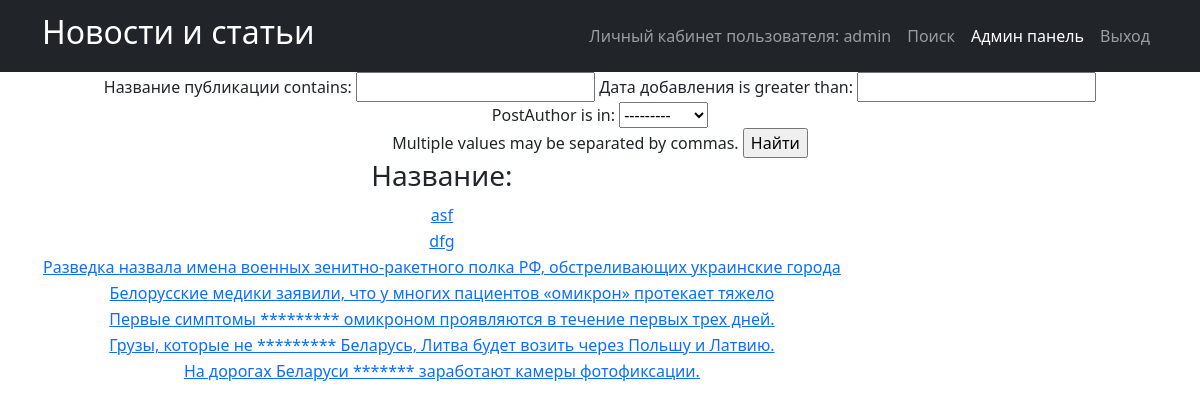
Screenshot of /news/search/ (signed in) with the database file from the repository.
### news_portal/models.py (models this page shows, shortened)
class Post(models.Model):
    PostAuthor = models.ForeignKey(Author, on_delete=models.CASCADE)
    NEWS = 'NW'
    ARTICLE = 'AR'
    CATEGORIES = [
        ('NW', 'Новость'),
        ('AR', 'Статья')
    ]
    categoryType = models.CharField(max_length=2, choices=CATEGORIES)
    pubData = models.DateTimeField('дата добавления', auto_now_add=True)
    postCategory = models.ManyToManyField(Category, through='postCategory')
    postTitle = models.CharField('название публикации', max_length=255)
    postText = models.TextField('текст публикации')
    postRating = models.SmallIntegerField('рейтинг публикации', default=0)

### news_portal/views.py (the view)
# urls.py: path('search/', Postsearch.as_view()),
class Postsearch(ListView):
    model = Post
    template_name = 'search.html'
    context_object_name = 'news'
    queryset = Post.objects.order_by('-id')
    paginate_by = 1
    def get_context_data(self, **kwargs):
        context = super().get_context_data(**kwargs)
        context['filter'] = News_filter(self.request.GET, queryset=self.get_queryset())
        return context

### news_portal/models.py (called while the page is built)
    def __str__(self):
        return f'{self.authorUser.username}'

### news_portal/templatetags/censor.py (called while the page is built)
@register.filter(name='censor')
def censor(value):
    text = value.split()
    for word in text:
        if word.lower() in CENSOR:
            value = value.replace(word, '*' * len(word))
    return value

### templates/search.html (shortened to what this page needs)
{% extends 'flatpages/default.html' %}
{% load censor %}
{% block content %}
<form method="GET">
    {{ filter.form }}
    <input type="submit" value="Найти">
</form>
<table>
    <thead>
    <th>
    <h3>Название:</h3>
    </th>
    </thead>
      {% for new in filter.qs %}
    <tr>
    <td>
        <a href="{% url 'post_detail' new.id %}">{{ new.postTitle|censor }}</a>
    </td>
</tr>
    {% endfor %}
</table>
{% endblock content %}

### templates/flatpages/default.html (shortened to what this page needs)
<!DOCTYPE html>
<html lang="en">
    <head>
        {% load static %}
        <link href="{% static 'css/styles.css' %}" rel="stylesheet" />
    </head>
    <body>
        <nav class="navbar navbar-expand-lg navbar-dark bg-dark">
            <div class="container">
                <a class="navbar-brand" href=/news/><h2>Новости и статьи</h2></a>
                <div class="collapse navbar-collapse" id="navbarSupportedContent">
                    <ul class="navbar-nav ms-auto mb-2 mb-lg-0">
                        <li class="nav-item"><a class="nav-link" href=http://127.0.0.1:8000>Личный кабинет пользователя: {{request.user.username}}</a></li>
                        <li class="nav-item"><a class="nav-link" href=/news/search/>Поиск</a></li>
                        <li class="nav-item"><a class="nav-link active" aria-current="page" href=/admin/>Админ панель</a></li>
                        <li class="nav-item"><a class="nav-link" href=/sign/logout/>Выход</a></li>
                            </ul>
                </div>
            </div>
        </nav>
        <div class="container">
           <div class="row">
               <div class="col-lg-12 text-center">
                   {% block content %}{% endblock content %}
               </div>
           </div>
        </div>
    </body>
</html>

### rows the page displays
Post: postTitle|censor "asf"
Post: postTitle|censor "dfg"
Post: postTitle|censor "Разведка назвала имена военных зенитно-ракетного полка РФ, обстреливающих украинские города"
Post: postTitle|censor "Белорусские медики заявили, что у многих пациентов «омикрон» протекает тяжело"
Post: postTitle|censor "Первые симптомы ********* омикроном проявляются в течение первых трех дней."
Post: postTitle|censor "Грузы, которые не ********* Беларусь, Литва будет возить через Польшу и Латвию."
Post: postTitle|censor "На дорогах Беларуси ******* заработают камеры фотофиксации."

### other values shown
{{ request.user.username }} "admin"
